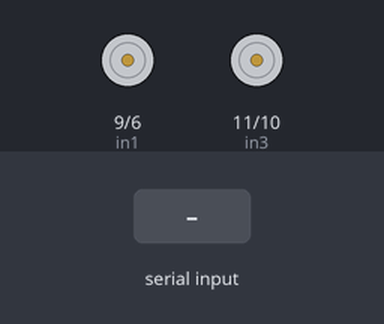
A sketch run on a simulated Arduino Uno, built with avr-gcc and run on an emulated ATmega328P. Parts: motor-driver pin pairs drawn as motors (green arrow = first pin HIGH = forward, orange = second pin HIGH = backward, longer = more drive). The inputs (shaded band) are chosen by the test bench.

Above: at 1.2 s.
1.3 s: "f" received over the second serial link
At 2.0 s:
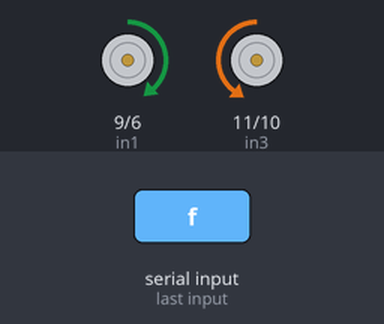
2.8 s: "r" received over the second serial link
At 3.2 s:
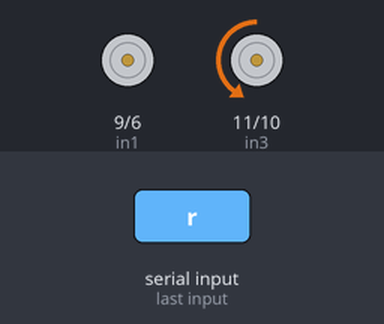
4.3 s: "l" received over the second serial link
At 5.5 s:
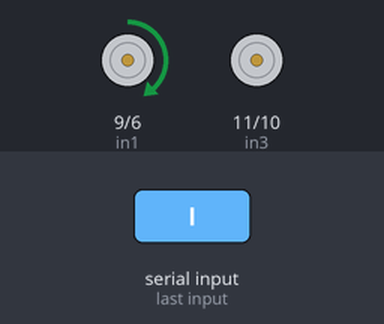
5.8 s: "b" received over the second serial link
At 6.7 s:
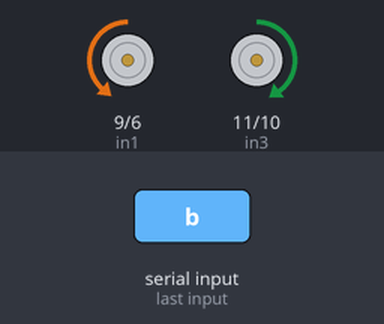
Timing chart, 0 to 8.3 s (numbered marks = the images above; inputs shaded):
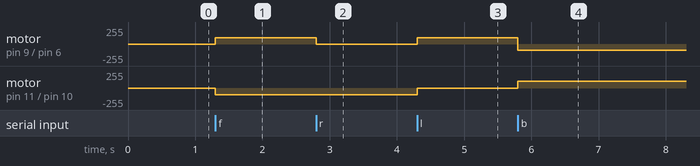

Measured:
- after the input at 1.3 s, motor on pin 9 (in1) / pin 6 (in2): stopped → forward 94/255 at once; motor on pin 11 (in3) / pin 10 (in4): stopped → backward 100/255 at once
- after the input at 2.8 s, motor on pin 9 (in1) / pin 6 (in2): forward 94/255 → stopped at once
- after the input at 4.3 s, motor on pin 9 (in1) / pin 6 (in2): stopped → forward 94/255 at once; motor on pin 11 (in3) / pin 10 (in4): backward 100/255 → stopped at once
- after the input at 5.8 s, motor on pin 9 (in1) / pin 6 (in2): forward 94/255 → backward 94/255 at once; motor on pin 11 (in3) / pin 10 (in4): stopped → forward 100/255 at once

The sketch:

03_Bluetooth_RC_JIWON2.ino
```cpp
#include <SoftwareSerial.h>

SoftwareSerial BTSerial(4, 5);

int in1 = 9;
int in2 = 6;
int in3 = 11;
int in4 = 10;

int RSpeed = 94.5;
int LSpeed = 100;

char data;

void setup() {
  BTSerial.begin(9600);
}

void loop() {
  if (BTSerial.available()) {
    data = BTSerial.read();

    if (data == 'f') { //직진
      analogWrite(in1, RSpeed);
      analogWrite(in2, 0);
      analogWrite(in3, 0);
      analogWrite(in4, LSpeed);
    }
    if (data == 'r') { //우회전
      analogWrite(in1, 0);
      analogWrite(in2, 0);
      analogWrite(in3, 0);
      analogWrite(in4, LSpeed);
    }
    if (data == 'l') { //좌회전
      analogWrite(in1, RSpeed);
      analogWrite(in2, 0);
      analogWrite(in3, 0);
      analogWrite(in4, 0);
    }
    if (data == 'b') { //후진
      analogWrite(in1, 0);
      analogWrite(in2, RSpeed);
      analogWrite(in3, LSpeed);
      analogWrite(in4, 0);
    }
    if (data == 's') { //정지
      analogWrite(in1, 0);
      analogWrite(in2, 0);
      analogWrite(in3, 0);
      analogWrite(in4, 0);
    }
  }
}
```
